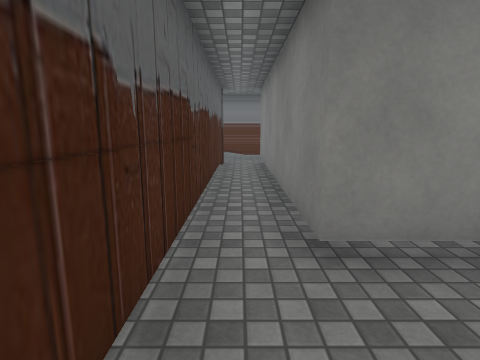
view 1 (above)

16 first-person views from a walk through a 3-D level made in the Unity game engine. The camera is 1.4 m above the floor, tilts 10° down and sees 80° across. The floor is counted in squares, 1 m on a side. Each view is taken from the middle of a square. On the plan, view 1 faces up. The plan holds only what a view shows up to about 14 squares ahead; the rest is blank. The place goes on beyond the plan. The player is left out. Some surface patterns are stand-ins.

view 2
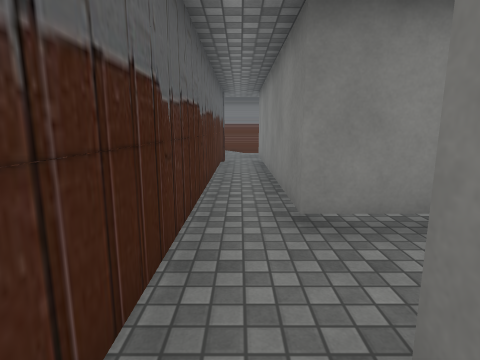

view 3
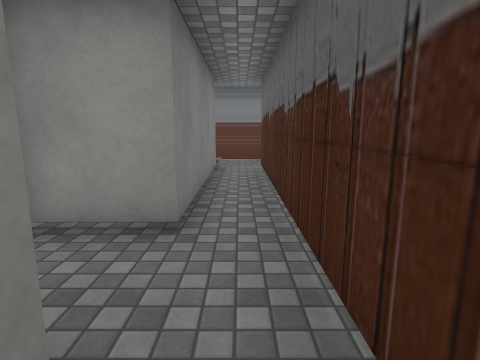

view 4
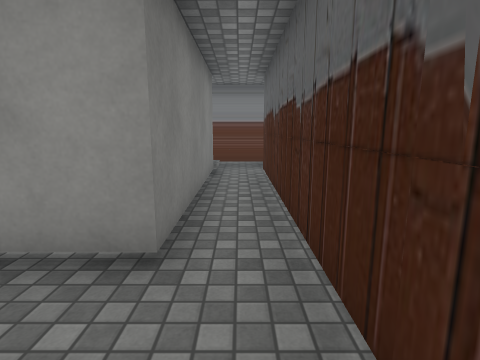

view 5
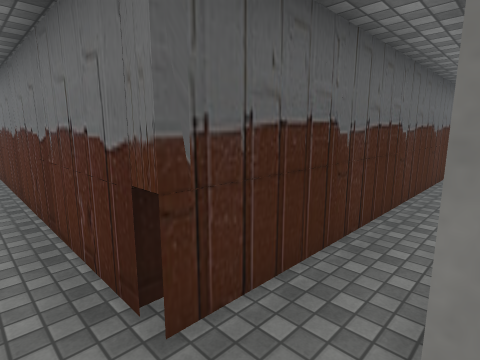

view 6
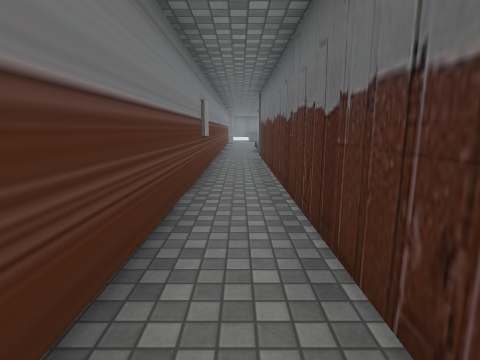

view 7
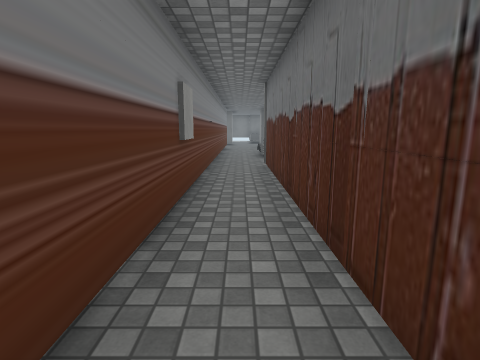

view 8
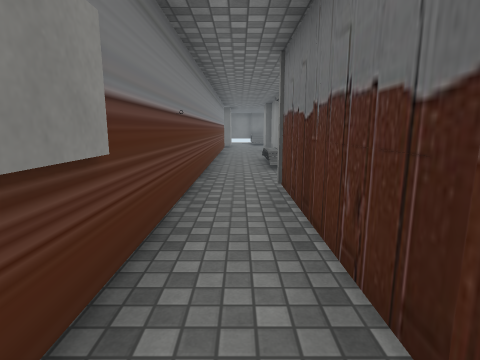

view 9
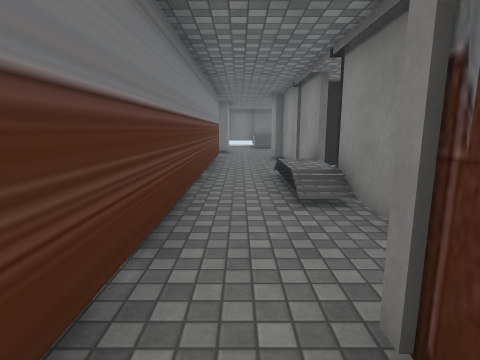

view 10
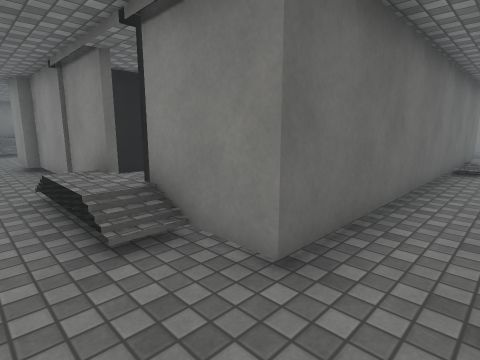

view 11
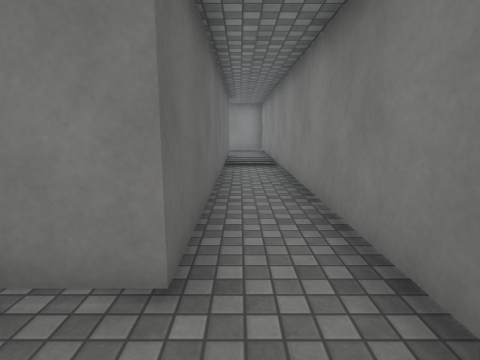

view 12
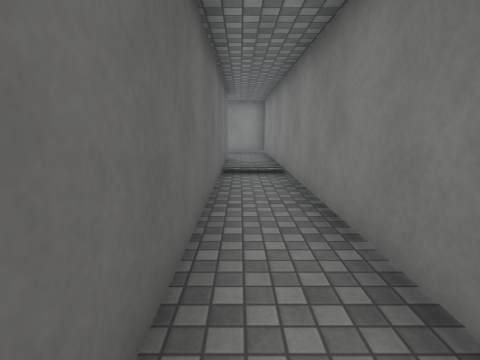

view 13
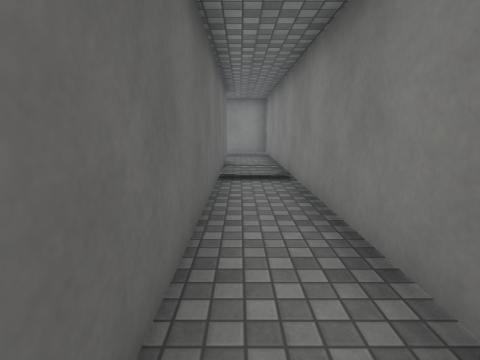

view 14
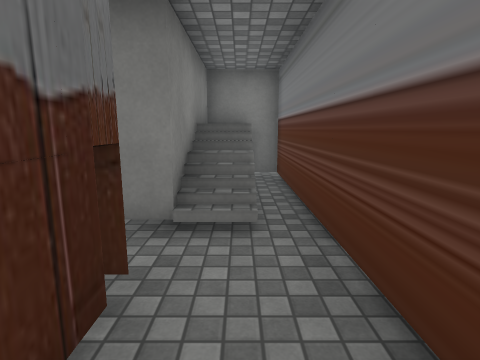

view 15
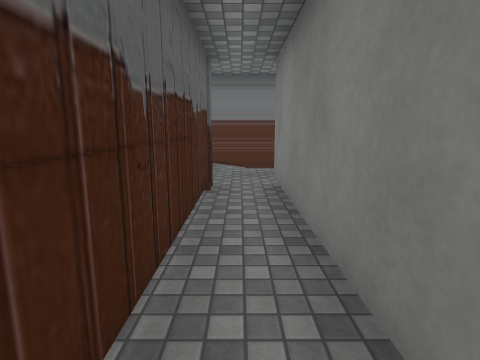

view 16
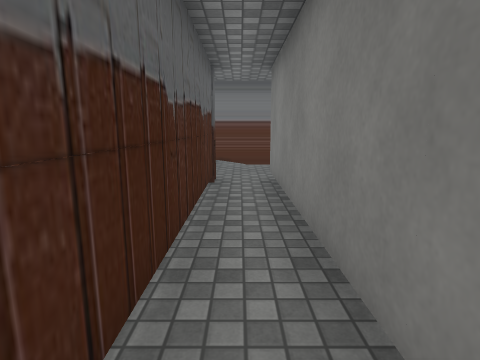

### Floor plan
Key: @ floor where view 1 was taken; # wall or solid block; . floor; / step, stairs or slope; v drop or lower ground.
Columns run from 24 left of view 1 to 5 right of it. Each row starts with its distance up from view 1.
 12                        #.#
 11                        #.#
 10         .#             #.#
  9        #.#             #.#
  8        #.#             #.#
  7        #.#             #.#
  6        #.#             #.#
  5        #/##            #.#
  4        #//#            #.#
  3        #..#            #.###
  2        #..#            #...
  1        #..#            #...
  0        #..#            #@###
 -1        #..#            #.#
 -2        #..#            #.#
 -3        #..#            #.#
 -4        #..#            #.#
 -5 ########..#            #.#
 -6 ..........##############.#####
 -7 .........................//v##
 -8 ##############################

Positions as (right, up) in squares from view 1, and headings:
1: (0, 0), facing up
2: (0, -1), facing up
3: (0, 4), facing down
4: (0, 3), facing down
5: (1, -7), facing up-left
6: (-1, -7), facing left
7: (-4, -7), facing left
8: (-8, -7), facing left
9: (-13, -7), facing left
10: (-15, -7), facing up-left
11: (-16, -7), facing up
12: (-16, -5), facing up
13: (-16, -4), facing up
14: (-3, -7), facing right
15: (0, 5), facing up
16: (0, 4), facing up
